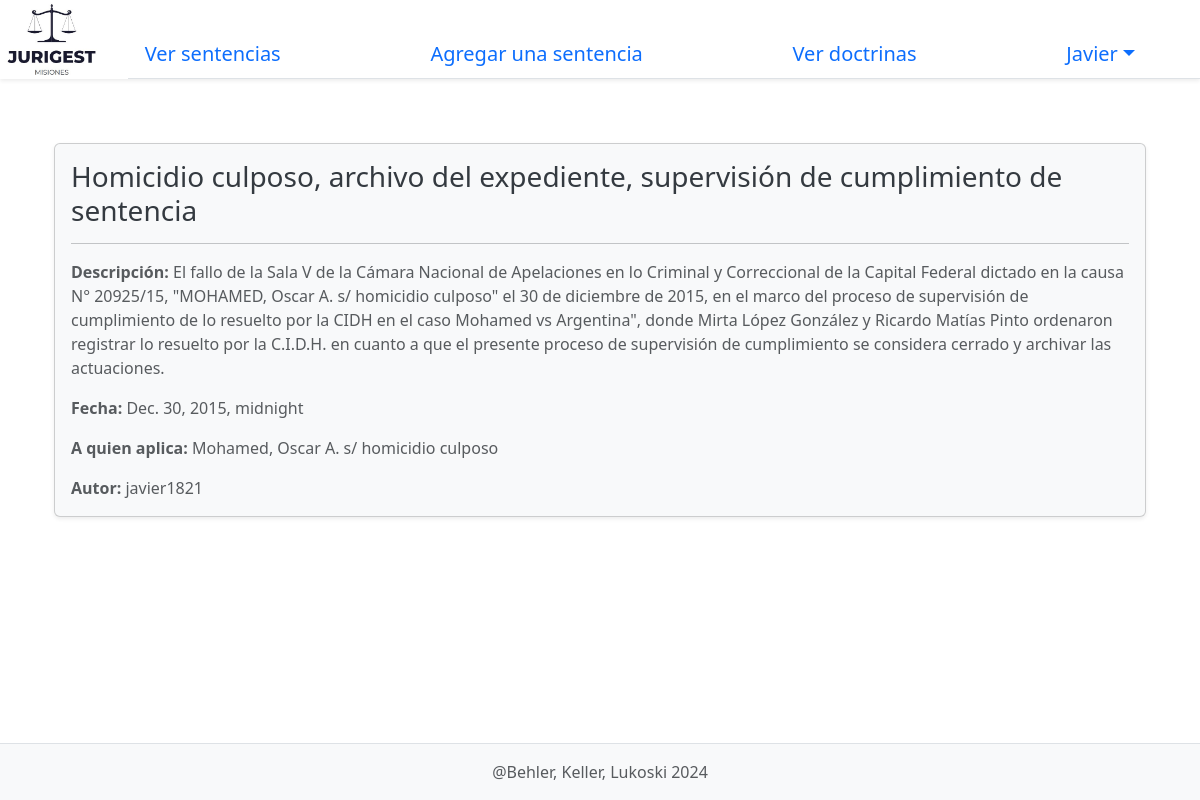
Page /sentence_view/1 (signed in) on the committed database.
### App_JuriGest/models.py (models this page shows, shortened)
class UsuarioBase(AbstractUser):
    TIPO_CHOICES = [
        ('juez', 'Juez'),
        ('lector', 'Lector')]
    tipo = models.CharField(max_length=20, choices=TIPO_CHOICES)  # 'juez' o 'lector'
    class Meta:
        db_table = 'usuario_base'

class Sentencia(models.Model):
    id_sentencia = models.AutoField(primary_key=True)
    titulo = models.CharField(max_length=200)
    descripcion = models.TextField(blank=True)
    a_quien_aplica = models.CharField(max_length=300)
    fecha = models.DateTimeField(auto_now_add=False) # Se añade la fecha al momento de crear la instancia
    REVISTA_O_PROVINCIAL_CHOICES = [
        ('Revista', 'Revista'),
        ('Provincial', 'Provincial'),
    ]
    INSTANCIA_CHOICES = [
        ('Primer instancia', 'Primer instancia'),
        ('Segunda instancia', 'Segunda instancia'),
        ('Tercera instancia', 'Tercera instancia'),
    ]
    revista_o_provincial = models.CharField(max_length=10, choices=REVISTA_O_PROVINCIAL_CHOICES)
    instancia = models.CharField(max_length=20, choices=INSTANCIA_CHOICES)
    user = models.ForeignKey(UsuarioBase, on_delete=models.CASCADE) # Esto no debería estar, en caso de que se elimine un juez, no debería limpiar sus sentencias

### App_JuriGest/views.py (the view)
# urls.py: path('sentence_view/<int:id>', views.sentence_view, name="sentence_view"),
@login_required
def sentence_view(request, id):
    sentencia = get_object_or_404(Sentencia, id_sentencia=id)
    return render(request, "view_sentence.html", {'sentencia': sentencia})

### App_JuriGest/templates/view_sentence.html
{% extends 'layouts/base.html' %}
{% load static %}
{% block body %}
<div class="container my-5">
    <div class="card shadow-sm" style="background-color: #f8f9fa;">
        <div class="card-body">
            <h3 class="card-title" style="color: #343a40;">{{ sentencia.titulo }}</h3>
            <hr class="my-3">
            <p class="card-text text-muted"><strong>Descripción:</strong> {{ sentencia.descripcion }}</p>
            <p class="card-text text-muted"><strong>Fecha:</strong> {{ sentencia.fecha }}</p>
            <p class="card-text text-muted"><strong>A quien aplica:</strong> {{ sentencia.a_quien_aplica }}</p>
            <p class="card-text text-muted"><strong>Autor:</strong> {{ sentencia.user }}</p>
        </div>
    </div>
</div>
{% endblock %}

### App_JuriGest/templates/layouts/base.html (shortened to what this page needs)
<!DOCTYPE html>
<html lang="es">
<head>
    {% load static %}
    <link href="https://cdn.jsdelivr.net/npm/bootstrap@5.3.0/dist/css/bootstrap.min.css" rel="stylesheet">
    <link rel="stylesheet" href="{% static 'styles/main.css' %}">
</head>
<body class="d-flex flex-column min-vh-100">
        <nav class="shadow-sm">
            <div class="d-flex justify-content-between bd-highlight ">
                <div class="flex-shrink-1 bd-highlight me-3 ">
                    <img src="{% static 'Logo.jpg' %}" class="img-fluid" alt="Logo página..." width="125">
                </div>
                {% if user.is_authenticated %}
                <ul class="nav nav-tabs w-100 bd-highlight mt-auto justify-content-between">
                    <li class="nav-item">
                        <a class="nav-link {% if page == 0 %} active {% endif %} mt-auto fs-5 mb-0" aria-current="page" href="{% url 'home' %}">Ver sentencias</a>
                    </li>
                    {% if user.tipo == 'juez'%}
                    <li class="nav-item">
                        <a class="nav-link {% if page == 1 %} active {% endif %} mt-auto fs-5 mb-0" aria-current="page" href="{% url 'create_sentence' %}">Agregar una sentencia</a>
                    </li>
                    {% endif %}
                    <li class="nav-item">
                        <a class="nav-link {% if page == 2 %} active {% endif %} mt-auto fs-5 mb-0" aria-current="page" href="#">Ver doctrinas</a>
                    </li>
                    <li class="nav-item dropdown pe-5">
                        <a class="nav-link dropdown-toggle mt-auto fs-5 mb-0" data-bs-toggle="dropdown" href="#" role="button" aria-expanded="false">{{user.first_name}}</a>
                    </li>
                  </ul>
                  {% endif %}
            </div>
        </nav>
        <main class="container my-3">
            {% block body %}
            {% endblock %}
        </main>
    <footer class="bd-footer py-3 mt-auto bg-light border-top">
        <div class="container text-center">
            <span class="text-muted">@Behler, Keller, Lukoski 2024</span>
        </div>
    </footer>
</body>
</html>

### rows in the picture
UsuarioBase: first_name "Javier"
Sentencia: titulo "Homicidio culposo, archivo del expediente, supervisión de cumplimiento de sentencia", descripcion "El fallo de la Sala V de la Cámara Nacional de Apelaciones en lo Criminal y Correccional de la Capital Federal dictado en la causa N° 20925/15, \"MOHAMED, Oscar A. s/ homicidio culposo\" el 30 de diciembre de 2015, en el marco del proceso de supervisión de cumplimiento de lo resuelto por la CIDH en el caso Mohamed vs Argentina\", donde Mirta López González y Ricardo Matías Pinto ordenaron registrar lo resuelto por la C.I.D.H. en cuanto a que el presente proceso de supervisión de cumplimiento se considera cerrado y archivar las actuaciones.", fecha "Dec. 30, 2015, midnight", a_quien_aplica "Mohamed, Oscar A. s/ homicidio culposo", user "javier1821"
